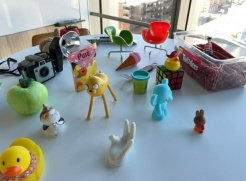
#> input picture data/figurines/images/frame_00006.jpg, 246 x 181 px
$ python 'generate_unique_labels_mask copy.py' data/figurines/images/frame_00006.jpg out.png
#> lines starting #> are read from the running program, lines starting #| are printed output that depends on the picture; after the words box and inside, x2 and y2 are one past the last pixel; in counts of white or black regions, pixels touching at a corner belong together
import argparse
import numpy as np
import cv2
from sklearn.cluster import KMeans
from scipy import ndimage


def build_distinct_colors(n, seed=0):
    """
    Gera cores RGB distintas para representar as instâncias.
    """
    rng = np.random.default_rng(seed)

    hues = np.linspace(0, 179, n, endpoint=False)
    rng.shuffle(hues)

    hsv = np.zeros((n, 1, 3), dtype=np.uint8)

    hsv[:, 0, 0] = hues.astype(np.uint8)
    hsv[:, 0, 1] = rng.integers(180, 256, n)
    hsv[:, 0, 2] = rng.integers(180, 256, n)

    rgb = cv2.cvtColor(hsv, cv2.COLOR_HSV2RGB)

    return rgb[:, 0]


def segment(
    input_path,
    output_path,
    n_colors=12,
    color_threshold=18,
    min_area=30,
    seed=0,
):
    # =========================================================
    # 1. CARREGAR
    # =========================================================

#> called with input_path = 'data/figurines/images/frame_00006.jpg', output_path = 'out.png', n_colors = 12, color_threshold = 18, min_area = 30, seed = 0
    bgr = cv2.imread(input_path)
#> bgr is the input picture: shape (181, 246, 3); mean B, G, R 151.1, 151.1, 142.5

    if bgr is None:
        raise FileNotFoundError(input_path)

    rgb = cv2.cvtColor(bgr, cv2.COLOR_BGR2RGB)

    h, w = rgb.shape[:2]
#> h = 181; w = 246

    # =========================================================
    # 2. RGB -> LAB
    # =========================================================

    lab = cv2.cvtColor(rgb, cv2.COLOR_RGB2LAB)
#> lab: shape (181, 246, 3); mean of channels 0, 1, 2 157.2, 126.3, 127.5

    lab_float = lab.astype(np.float32)
#> lab_float: shape (181, 246, 3) float32; mean of channels 0, 1, 2 157.2, 126.3, 127.5

    pixels = lab_float.reshape(-1, 3)

    # =========================================================
    # 3. DESCOBRIR CORES REPRESENTATIVAS
    # =========================================================

    print("Descobrindo cores predominantes...")

    # Amostra para acelerar KMeans
    max_samples = 10000

    if len(pixels) > max_samples:

        rng = np.random.default_rng(seed)

        indices = rng.choice(
            len(pixels),
            max_samples,
            replace=False
        )
#> indices = 10000 values, max 44525 at index 47, min 0 at index 3361, mean 22150.8

        sample = pixels[indices]

    else:
        sample = pixels

    kmeans = KMeans(
        n_clusters=n_colors,
        random_state=seed,
        n_init=10
    )

    kmeans.fit(sample)

    centers = kmeans.cluster_centers_

    # =========================================================
    # 4. CADA PIXEL → COR BASE MAIS PRÓXIMA
    # =========================================================

    # distância Lab para cada centro
    distances = np.linalg.norm(
        pixels[:, None, :] - centers[None, :, :],
        axis=2
    )

    nearest_cluster = distances.argmin(axis=1)

    nearest_distance = distances.min(axis=1)

    cluster_map = nearest_cluster.reshape(h, w)
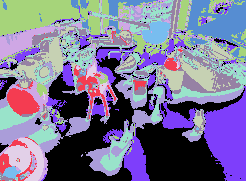
#> cluster_map: shape (181, 246) int64; 12 distinct labels, from 0 to 11; one colour per label, 0 black

    distance_map = nearest_distance.reshape(h, w)

    # =========================================================
    # 5. CRIAR INSTÂNCIAS
    # =========================================================

    instance_map = np.zeros(
        (h, w),
        dtype=np.int32
    )

    next_instance = 1

    instance_data = []

    # =========================================================
    # 6. PROCESSAR CADA FAMÍLIA DE COR
    # =========================================================

    for color_id in range(n_colors):

        # pixels próximos desta cor
        mask = (
            (cluster_map == color_id) &
            (distance_map <= color_threshold)
        )

        if not mask.any():
            continue

        # -----------------------------------------------------
        # IMPORTANTÍSSIMO:
        #
        # não fazemos majority filter
        # não fazemos fill
        # não fazemos dilation
        # -----------------------------------------------------

        labeled, n_components = ndimage.label(
            mask,
            structure=np.ones((3, 3), dtype=np.uint8)
        )

        for component_id in range(
            1,
            n_components + 1
        ):

            component = (
                labeled == component_id
            )

            area = int(component.sum())

            # remove apenas coisas realmente minúsculas
            if area < min_area:
                continue

            instance_map[component] = next_instance

            mean_color = rgb[component].mean(axis=0)

            instance_data.append({
                "id": next_instance,
                "color_cluster": color_id,
                "area": area,
                "mean_rgb": mean_color,
            })

            next_instance += 1
#> this loop made 12 passes
#> n_components on passes 1 to 12: 211, 41, 176, 144, 11, 265, 28, 151, 5, 228, 294, 135
#> pass 1, in segment, `mask = ( (cluster_map == color_id) & (distance_map <= color_threshold) )`:
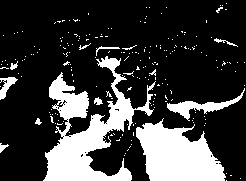
#> mask: shape (181, 246) bool; 23.2% white; 211 white regions (198 under 20 px), largest, box (x1, y1, x2, y2) and area: (43, 56, 156, 181) 5145, (136, 118, 226, 181) 3654, (167, 88, 245, 121) 606
#> pass 1, in segment, `labeled, n_components = ndimage.label( mask, structure=np.ones((3, 3),..`:
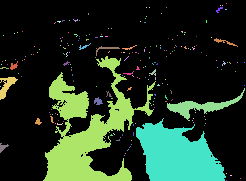
#> labeled: shape (181, 246) int32; 212 distinct labels, from 0 to 211; one colour per label, 0 black
#> after the loop:
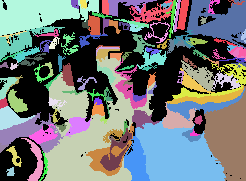
#> instance_map: shape (181, 246) int32; 121 distinct labels, from 0 to 120; one colour per label, 0 black
#> after the loop:
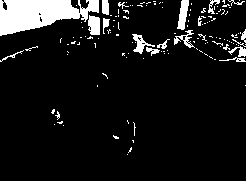
#> mask: shape (181, 246) bool; 9.2% white; 135 white regions (116 under 20 px), largest, box (x1, y1, x2, y2) and area: (0, 0, 99, 36) 2247, (177, 0, 189, 30) 220, (88, 15, 100, 35) 201
#> after the loop, instance_data = 120 items; next_instance = 121

    # =========================================================
    # 7. CORES RGB ÚNICAS
    # =========================================================

    n_instances = next_instance - 1
#> n_instances = 120

    colors = build_distinct_colors(
        n_instances,
        seed=seed
    )
#> colors = 120 rows, first 8: [233, 27, 233], [3, 177, 252], [104, 228, 66], [208, 33, 92], [186, 15, 9], [194, 221, 16], [197, 138, 35], [225, 180, 34]

    output = np.zeros(
        (h, w, 3),
        dtype=np.uint8
    )

    for i in range(1, next_instance):

        output[
            instance_map == i
        ] = colors[i - 1]
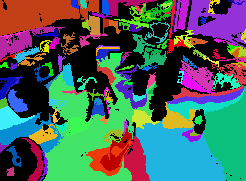
#> output: shape (181, 246, 3); mean of channels 0, 1, 2 93.2, 97.8, 73.2; drawn as B, G, R

    # =========================================================
    # 8. SALVAR
    # =========================================================

    cv2.imwrite(
        output_path,
        cv2.cvtColor(
            output,
            cv2.COLOR_RGB2BGR
        )
    )
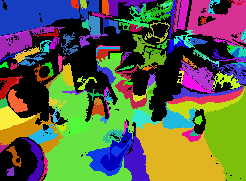
#> saved as out.png: shape (181, 246, 3); mean B, G, R 73.2, 97.8, 93.2

    # =========================================================
    # 9. LOG
    # =========================================================

    print()
    print("====================================")
    print("RESULTADO")
    print("====================================")

    print(
        f"clusters de cor: {n_colors}"
    )

    print(
        f"instâncias: {n_instances}"
    )
#| instâncias: 120

    for data in instance_data:

        print(
            f"id={data['id']:3d} "
            f"area={data['area']:6d} "
            f"cluster={data['color_cluster']:3d} "
            f"mean_rgb={data['mean_rgb'].astype(int)}"
        )
#> this loop made 120 passes
#| id=  1 area=    51 cluster=  0 mean_rgb=[159 165 168]
#| id=  2 area=    54 cluster=  0 mean_rgb=[139 163 182]
#| id=  3 area=  5145 cluster=  0 mean_rgb=[140 162 177]
#| id=  4 area=    37 cluster=  0 mean_rgb=[144 163 179]
#| id=  5 area=   183 cluster=  0 mean_rgb=[145 164 174]
#| id=  6 area=   606 cluster=  0 mean_rgb=[134 164 190]
#| id=  7 area=    45 cluster=  0 mean_rgb=[153 167 174]
#| id=  8 area=  3654 cluster=  0 mean_rgb=[138 165 192]
#> (further printed lines are left out)


if __name__ == "__main__":

    parser = argparse.ArgumentParser()

    parser.add_argument(
        "input"
    )

    parser.add_argument(
        "output"
    )

    parser.add_argument(
        "--n-colors",
        type=int,
        default=12
    )

    parser.add_argument(
        "--color-threshold",
        type=float,
        default=18
    )

    parser.add_argument(
        "--min-area",
        type=int,
        default=30
    )

    parser.add_argument(
        "--seed",
        type=int,
        default=0
    )

    args = parser.parse_args()

    segment(
        args.input,
        args.output,
        n_colors=args.n_colors,
        color_threshold=args.color_threshold,
        min_area=args.min_area,
        seed=args.seed,
    )

$ run again, on data/figurines/images/frame_00042.jpg
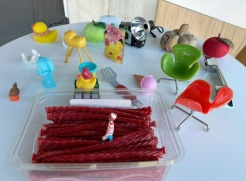
#> input picture data/figurines/images/frame_00042.jpg, 246 x 181 px
#> in segment, bgr is the input picture: shape (181, 246, 3); mean B, G, R 143.7, 142.6, 150.1
#> lab: shape (181, 246, 3); mean of channels 0, 1, 2 153.6, 132.7, 130.5
#> lab_float: shape (181, 246, 3) float32; mean of channels 0, 1, 2 153.6, 132.7, 130.5
#> indices = 10000 values, max 44525 at index 47, min 0 at index 3361, mean 22150.8
#> cluster_map: shape (181, 246) int64; 12 distinct labels, from 0 to 11
#> the loop in segment, `for color_id in range(n_colors):` made 12 passes
#> n_components on passes 1 to 8: 41, 44, 282, 242, 56, 144, 86, 18
#> after the loop in segment, `for color_id in range(n_colors):`:
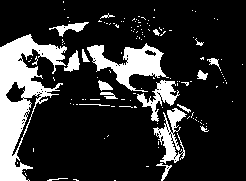
#> mask: shape (181, 246) bool; 19.4% white; 137 white regions (118 under 20 px), largest, box (x1, y1, x2, y2) and area: (0, 34, 67, 181) 4293, (87, 43, 169, 92) 1621, (153, 108, 187, 164) 776
#> after the loop in segment, `for color_id in range(n_colors):`: instance_data = 85 items; next_instance = 86
#> n_instances = 85
#> colors = 85 rows, first 8: [112, 183, 6], [241, 223, 57], [235, 184, 17], [3, 180, 193], [226, 118, 64], [212, 41, 218], [52, 19, 182], [189, 250, 66]
#> in segment, `cv2.imwrite( output_path, cv2.cvtColor( output, cv2.COLOR_RGB2BGR ) )`:
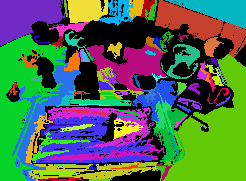
#> saved as out.png: shape (181, 246, 3); mean B, G, R 79.6, 103.1, 77.6
#| instâncias: 85
#> the loop in segment, `for data in instance_data: ` made 85 passes
#| id=  1 area=    39 cluster=  0 mean_rgb=[228 236 238]
#| id=  2 area=   770 cluster=  0 mean_rgb=[224 226 218]
#| id=  3 area=   211 cluster=  0 mean_rgb=[214 217 212]
#| id=  4 area=  1177 cluster=  0 mean_rgb=[234 238 238]
#| id=  5 area=   199 cluster=  1 mean_rgb=[109  15  30]
#> (further printed lines are left out)

$ run again, on data/figurines/images/frame_00095.jpg
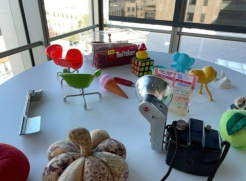
#> input picture data/figurines/images/frame_00095.jpg, 246 x 181 px
#> in segment, bgr is the input picture: shape (181, 246, 3); mean B, G, R 137.1, 132.5, 125.3
#> lab: shape (181, 246, 3); mean of channels 0, 1, 2 138.5, 127.4, 125.5
#> lab_float: shape (181, 246, 3) float32; mean of channels 0, 1, 2 138.5, 127.4, 125.5
#> indices = 10000 values, max 44525 at index 47, min 0 at index 3361, mean 22150.8
#> the loop in segment, `for color_id in range(n_colors):` made 12 passes
#> n_components on passes 1 to 8: 285, 247, 188, 356, 36, 318, 5, 48
#> after the loop in segment, `for color_id in range(n_colors):`: instance_data = 130 items; next_instance = 131
#> n_instances = 130
#> colors = 130 rows, first 8: [242, 33, 61], [55, 240, 129], [13, 211, 198], [150, 245, 67], [243, 42, 109], [158, 40, 188], [14, 47, 180], [187, 14, 95]
#> in segment, `cv2.imwrite( output_path, cv2.cvtColor( output, cv2.COLOR_RGB2BGR ) )`:
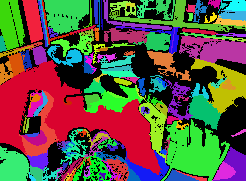
#> saved as out.png: shape (181, 246, 3); mean B, G, R 67.6, 86.7, 95
#| instâncias: 130
#> the loop in segment, `for data in instance_data: ` made 130 passes
#| id=  1 area=   573 cluster=  0 mean_rgb=[158 168 168]
#| id=  2 area=   131 cluster=  0 mean_rgb=[175 161 138]
#| id=  3 area=    36 cluster=  0 mean_rgb=[172 170 147]
#| id=  4 area=   160 cluster=  0 mean_rgb=[168 158 138]
#| id=  5 area=    58 cluster=  0 mean_rgb=[177 169 151]
#> (further printed lines are left out)
